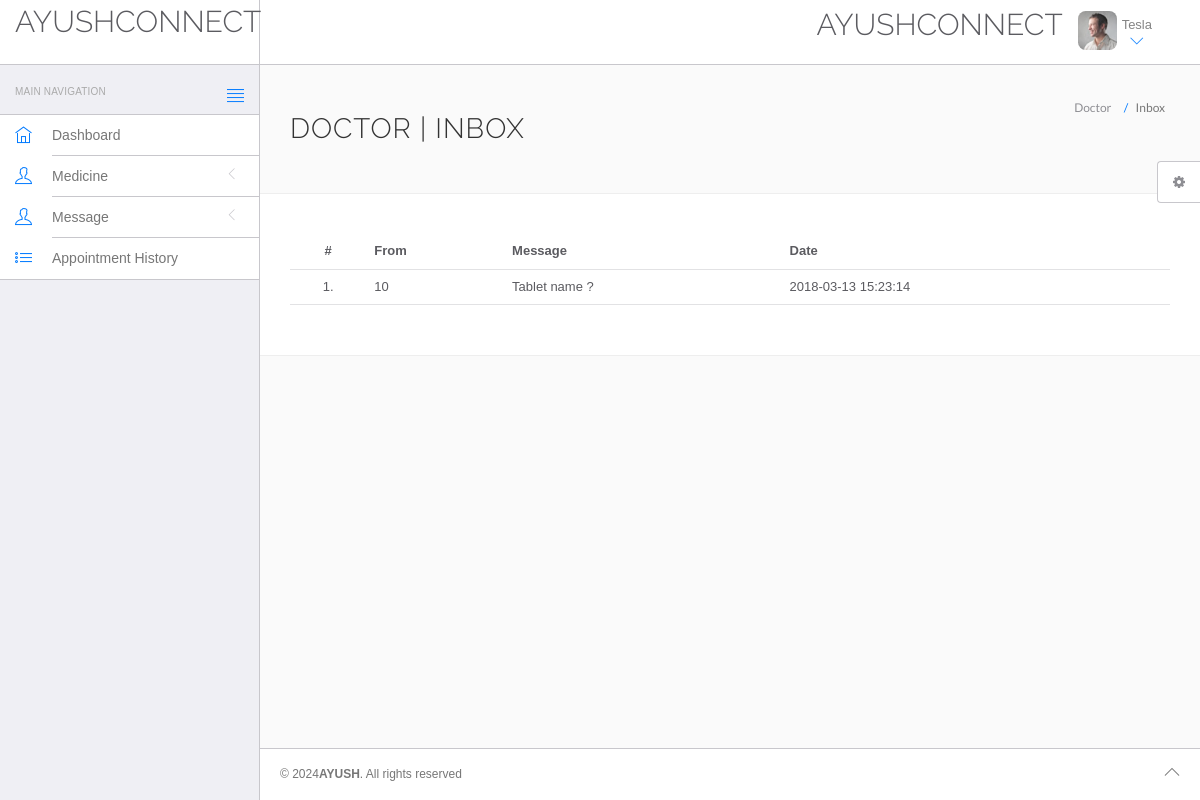
The app's page /hms/doctor/inbox.php (signed in) with its own data.
### tables this page shows
CREATE TABLE IF NOT EXISTS `doctors` (
  `id` int(11) NOT NULL AUTO_INCREMENT,
  `specilization` varchar(255) NOT NULL,
  `doctorName` varchar(255) NOT NULL,
  `address` longtext NOT NULL,
  `docFees` varchar(255) NOT NULL,
  `contactno` bigint(11) NOT NULL,
  `docEmail` varchar(255) NOT NULL,
  `password` varchar(255) NOT NULL,
  `creationDate` timestamp NOT NULL DEFAULT CURRENT_TIMESTAMP,
  `updationDate` varchar(255) NOT NULL,
  PRIMARY KEY (`id`)
);

CREATE TABLE IF NOT EXISTS `message` (
  `msgid` int(10) NOT NULL AUTO_INCREMENT,
  `fromId` int(10) NOT NULL,
  `msgfrom` varchar(25) NOT NULL,
  `toId` int(10) NOT NULL,
  `message` text NOT NULL,
  `msgdate` datetime NOT NULL,
  PRIMARY KEY (`msgid`)
);

### hms/doctor/inbox.php (the view, shortened to what this page needs)
<!DOCTYPE html>
<html lang="en">
	<head>
		<link rel="stylesheet" href="vendor/bootstrap/css/bootstrap.min.css">
		<link rel="stylesheet" href="vendor/fontawesome/css/font-awesome.min.css">
		<link rel="stylesheet" href="vendor/themify-icons/themify-icons.min.css">
		<link href="vendor/animate.css/animate.min.css" rel="stylesheet" media="screen">
		<link href="vendor/perfect-scrollbar/perfect-scrollbar.min.css" rel="stylesheet" media="screen">
		<link href="vendor/switchery/switchery.min.css" rel="stylesheet" media="screen">
		<link href="vendor/bootstrap-touchspin/jquery.bootstrap-touchspin.min.css" rel="stylesheet" media="screen">
		<link href="vendor/select2/select2.min.css" rel="stylesheet" media="screen">
		<link href="vendor/bootstrap-datepicker/bootstrap-datepicker3.standalone.min.css" rel="stylesheet" media="screen">
		<link href="vendor/bootstrap-timepicker/bootstrap-timepicker.min.css" rel="stylesheet" media="screen">
		<link rel="stylesheet" href="assets/css/styles.css">
		<link rel="stylesheet" href="assets/css/plugins.css">
		<link rel="stylesheet" href="assets/css/themes/theme-1.css" id="skin_color" />
	</head>
	<body>
		<div id="app">
<?php include('include/sidebar.php');?>
			<div class="app-content">
					<?php include('include/header.php');?>
				<div class="main-content" >
					<div class="wrap-content container" id="container">
						<section id="page-title">
							<div class="row">
								<div class="col-sm-8">
									<h1 class="mainTitle">Doctor  | Inbox</h1>
																	</div>
								<ol class="breadcrumb">
									<li>
										<span>Doctor </span>
									</li>
									<li class="active">
										<span>Inbox</span>
									</li>
								</ol>
							</div>
						</section>
						<div class="container-fluid container-fullw bg-white">
									<div class="row">
								<div class="col-md-12">
									<table class="table table-hover" id="sample-table-1">
										<thead>
											<tr>
												<th class="center">#</th>
                                                <th class="hidden-xs">From</th>
												<th class="hidden-xs">Message</th>
                                                <th class="hidden-xs">Date</th>
											</tr>
										</thead>
										<tbody>
<?php
$sql=mysql_query("select * from message  where toId='".$_SESSION['id']."'");
$cnt=1;
while($row=mysql_fetch_array($sql))
{
?>
											<tr>
												<td class="center"><?php echo $cnt;?>.</td>
												<td><?php echo $row['fromId'];?></td>
												<td><?php echo $row['message'];?></td>
												<td><?php echo $row['msgdate'];?></td>
											</tr>
											<?php
$cnt=$cnt+1;
											 }?>
										</tbody>
									</table>
								</div>
							</div>
								</div>
					</div>
				</div>
			</div>
	<?php include('include/footer.php');?>
	<?php include('include/setting.php');?>
		</div>
	</body>
</html>

### hms/doctor/include/header.php (shortened to what this page needs)
<header class="navbar navbar-default navbar-static-top">
					<div class="navbar-header">
						<a class="navbar-brand" href="#">
							<h2 style="padding-top:2% ">AYUSHCONNECT </h2>
						</a>
						<a href="#" class="sidebar-toggler pull-right visible-md visible-lg" data-toggle-class="app-sidebar-closed" data-toggle-target="#app">
							<i class="ti-align-justify"></i>
						</a>
					</div>
					<div class="navbar-collapse collapse">
						<ul class="nav navbar-right">
								<li  style="padding-top:2% ">
								<h2>AYUSHCONNECT </h2>
							</li>
							<li class="dropdown current-user">
								<a href class="dropdown-toggle" data-toggle="dropdown">
									<img src="assets/images/avatar-1.jpg" alt="Peter"> <span class="username">
									<?php $query=mysql_query("select doctorName from doctors where id='".$_SESSION['id']."'");
while($row=mysql_fetch_array($query))
{
	echo $row['doctorName'];
}
									?> <i class="ti-angle-down"></i></i></span>
								</a>
							</li>
						</ul>
					</div>
				</header>

### hms/doctor/assets/css/themes/theme-1.css (style rules this page uses)
body { background: #FAFAFA; }
header .navbar-header { background: #ffffff !important; border-right-color: #c8c7cc !important; border-bottom-color: #c8c7cc !important; }
header .navbar-header .sidebar-toggler, header .navbar-header .sidebar-mobile-toggler { color: #007aff !important; }
header .navbar-header .navbar-brand { color: #777 !important; }
header .navbar-collapse { background: #ffffff !important; border-bottom-color: #c8c7cc !important; box-shadow: none !important; }
header .navbar-collapse .navbar-right > li > a { color: #777; }
header .navbar-collapse .navbar-right > li > a i { color: #007aff !important; }

### records on screen
doctors: doctorName "Tesla"
message: fromId "10", message "Tablet name ?", msgdate "2018-03-13 15:23:14"
